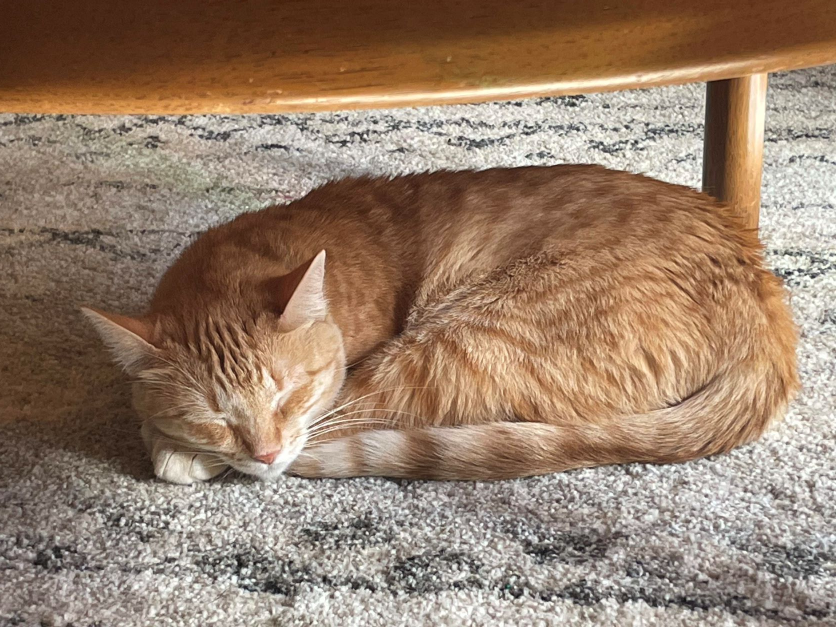
#> input picture assets/cat.jpg, 1672 x 1254 px (shown at 1/2 size)
$ python 3_drawing.py
#> lines starting #> are read from the running program, lines starting #| are printed output that depends on the picture
import cv2

img = cv2.imread("assets/cat.jpg", cv2.IMREAD_COLOR)
#> img is the input picture: shape (1254, 1672, 3); mean B, G, R 107.6, 127.1, 151

# BORDER
img = cv2.copyMakeBorder(img,
                top=50, bottom=50, left=50, right=50,
                borderType=cv2.BORDER_CONSTANT,
                value=(100, 0, 0))
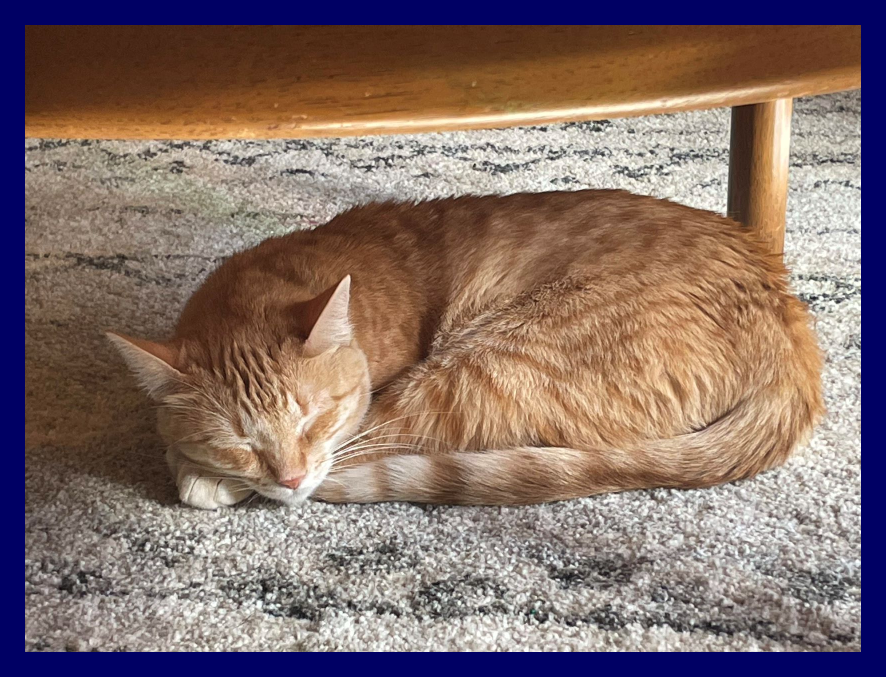
#> img: shape (1354, 1772, 3) (shown at 1/2 size); mean B, G, R 106.6, 111, 132

# LINE
img = cv2.line(img, pt1=(700, 675), pt2=(700, 550), color=(0, 200, 0), thickness=20)
img = cv2.line(img, (625, 675), (700, 550), color=(0, 200, 0), thickness=20)
img = cv2.line(img, (225, 675), (300, 800), color=(0, 200, 0), thickness=20)
img = cv2.line(img, (225, 675), (400, 750), color=(0, 200, 0), thickness=20)

# ARROW
img = cv2.arrowedLine(img, pt1=(50, 50), pt2=(450, 600), color=(0, 0, 200),
        thickness=10)

# CIRCLE // center, color, radius, thickness
img = cv2.circle(img, center=(1450, 800), color=(100, 100, 0),
                radius=100, thickness=-1)

# ELLIPSE // center, axes, angle, startAngle, endAngle, color, thickness
img = cv2.ellipse(img, center=(300, 685), axes=(50, 30),
                angle=100, startAngle=0, endAngle=270,
                color=(0, 200, 200), thickness=20)

# RECTANGLE
img = cv2.rectangle(img, pt1=(50, 1200), pt2=(2000, 1400),
                    color=(150, 150, 150), thickness=-1)

# TEXT
img = cv2.putText(img, "ELLA <3", org=(300, 1300),
                fontFace=cv2.FONT_HERSHEY_SIMPLEX, fontScale=5,
                color=(0, 0, 0), thickness=10)
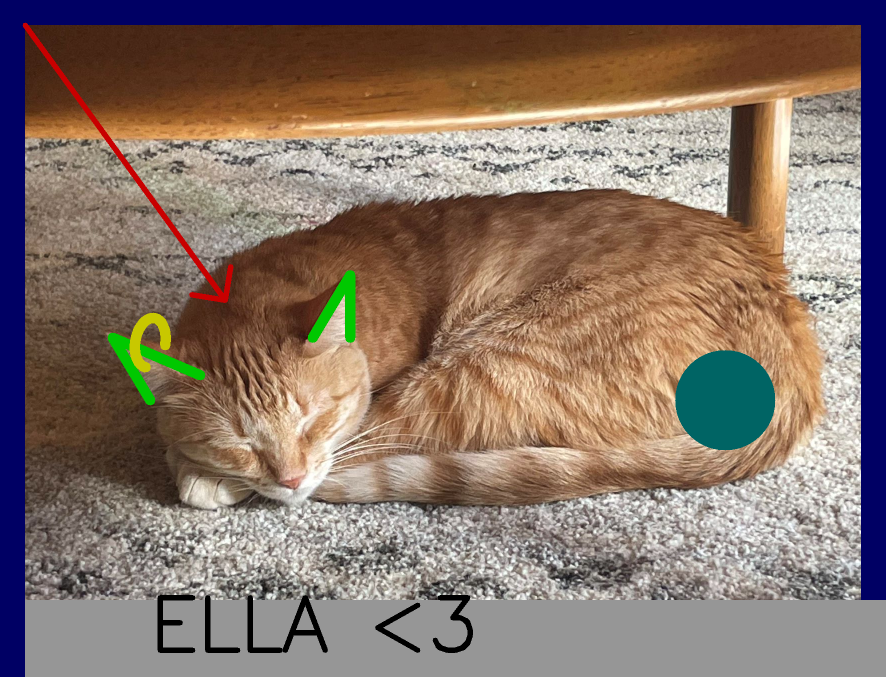
#> img: shape (1354, 1772, 3) (shown at 1/2 size); mean B, G, R 106.4, 115, 133.1

cv2.imshow("ELLA", img)
cv2.waitKey(0)
cv2.destroyAllWindows()

cv2.imwrite("assets/3_cat_drawn.jpg", img)
